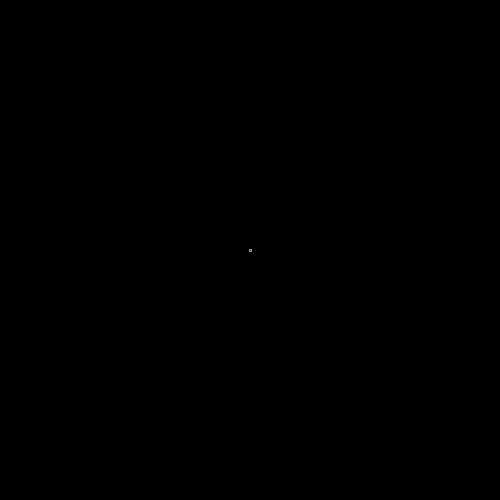
Frame 1 (no input)
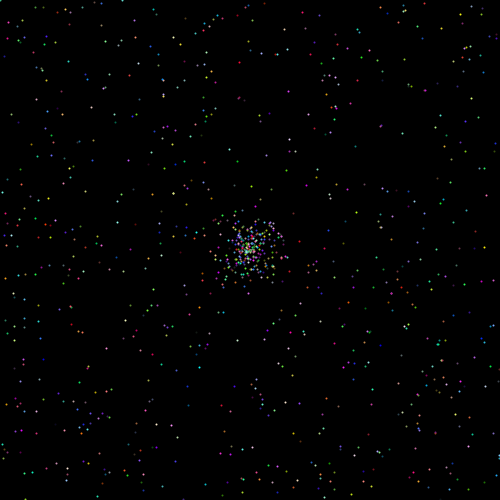
Frame 60 (the mouse pressed at the canvas centre just before this capture)
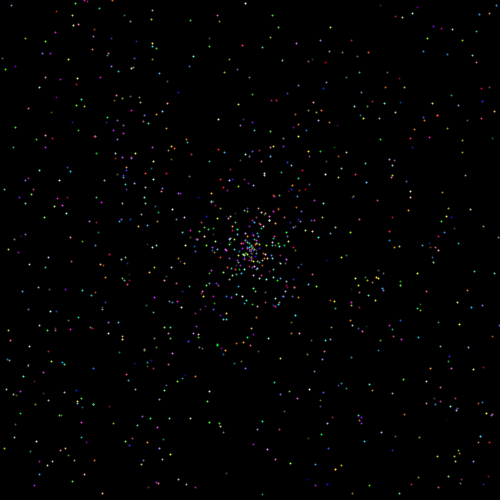
Frame 120 (the mouse held since frame 60 and released just before this capture)

The Processing sketch that drew these frames (run headless with seeded random() and noise(); from frame 60 on, the mouse is pressed at the canvas centre):

// Processing sketch: processing_123547
// ── processing_123547.pde

int stars=1000;

float[] xCoord = new float[stars];
float[] yCoord = new float[stars];

float[] xMove = new float[stars];
float[] yMove = new float[stars];

void setup(){
  background(0);
  size(500, 500);
  noStroke();
  
  for(int i=0; i<stars; i++){
    xCoord[i]=width/2;
    yCoord[i]=height/2;
    
    xMove[i]=random(-5,5);
    yMove[i]=random(-5,5);
  }
}
void draw(){
  background(0);
  strokeWeight(2);
  for(int i=0; i<stars; i++){
    stroke(random(255), random(255), random(255));
    point(xCoord[i], yCoord[i]);
    //fill(random(255), random(255), random(255));
    //ellipse(xCoord[i], yCoord[i], 5, 5);
    xCoord[i]+=xMove[i];
    yCoord[i]+=yMove[i];
    
    if(xCoord[i]>width||xCoord[i]<0||yCoord[i]>height||yCoord[i]<0)
    {
      xCoord[i]=width/2;
      yCoord[i]=height/2;
      xMove[i]=random(-5,5);
      yMove[i]=random(-5,5);
    }
  }
}
